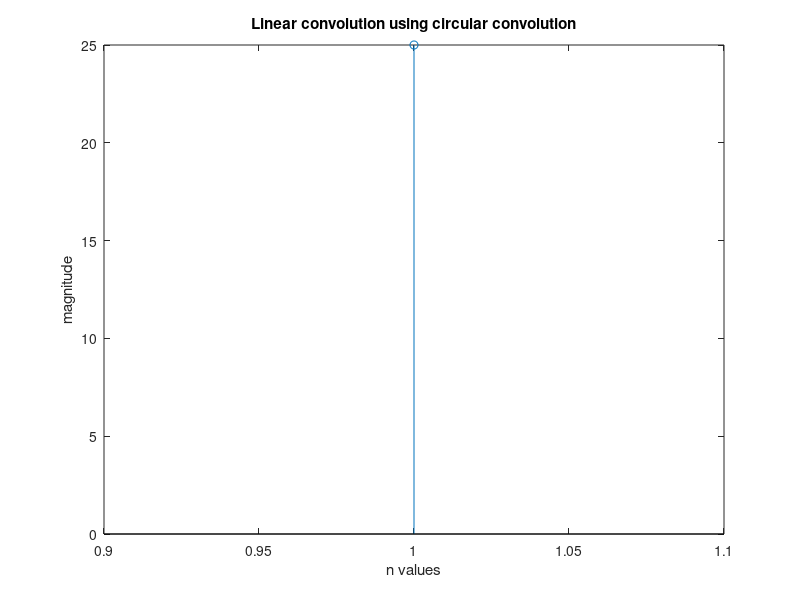

MATLAB code for this plot:
clc;
close all;
clear all;
x=input('Enter sequence 1');
y=input('Enter sequence 2');
N1=length(x);
N2=length(y);
N=length(x)+length(y)-1;
x=[x zeros(1,(N-length(x)))];
y=[y zeros(1,(N-length(y)))];
%circular conv
Y=zeros(1,N);
for n=1:N
    for m=1:N
        j=mod(n-m,N)+1;
        Y(n)=Y(n)+x(m)*y(j);
    end
end
disp(Y)
%using cconv func
%y1=cconv(x,y,N);

%without cconv function
y1=zeros(1,n);
for N1=1:N
    for N2=1:N
        j=(mod(N1-N2,N)+1);
        y1(N1)=y1(N1)+x(N2)*y1(j);
    end
end
disp(y1)
figure
stem(Y)
xlabel('n values');
ylabel('magnitude');
title('Linear convolution using circular convolution');